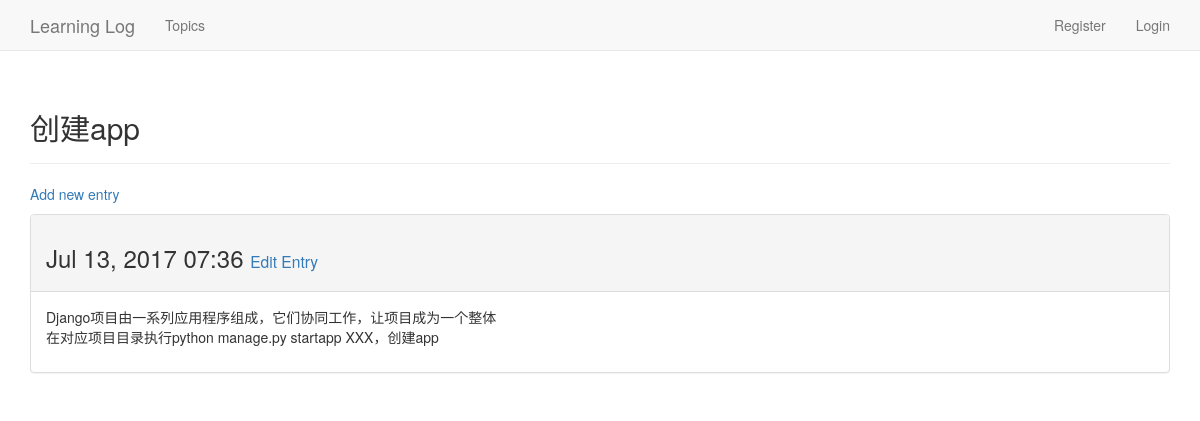
The app's page /topics/2/ with its own data.
### learning_blogs/models.py (models this page shows, shortened)
class Topic(models.Model):
    text = models.CharField(max_length=200)
    date_added = models.DateTimeField(auto_now_add=True)
    owner = models.ForeignKey(User)
    def __str__(self):
        return self.text

class Entry(models.Model):
    topic = models.ForeignKey(Topic)
    text = models.TextField()
    date_added = models.DateTimeField(auto_now_add=True)
    class Meta:
        verbose_name_plural = 'entries'

### learning_blogs/views.py (the view)
# urls.py: url(r'^topics/(?P<topic_id>\d+)/$', views.topic, name='topic'),
def topic(request, topic_id):
    topic = Topic.objects.get(id=topic_id)
    entries = topic.entry_set.order_by('-date_added')
    context = {'topic': topic, 'entries': entries}
    return render(request, 'learning_blogs/topic.html', context=context)

### learning_blogs/templates/learning_blogs/topic.html
{% extends "learning_blogs/base.html" %}
{% block header %}
<h2>{{ topic }}</h2>
{% endblock header %}
{% block content %}
<p>
    <a href="{% url 'learning_blogs:new_entry' topic.id %}">Add new entry</a>
</p>
{% for entry in entries %}
<div class="panel panel-default">
    <div class="panel-heading">
        <h3>
            {{ entry.date_added|date:'M d, Y H:i' }}
            <small>
                <a href="{% url 'learning_blogs:edit_entry' entry.id %}">Edit Entry</a>
            </small>
        </h3>
    </div>
    <div class="panel-body">
        {{ entry.text|linebreaks }}
    </div>
</div>
{% empty %}
<li>There are no entries for this topic yet.</li>
{% endfor %}
{% endblock content %}

### records on screen
Topic: text "创建app"
Entry: date_added "Jul 13, 2017 07:36", text "Django项目由一系列应用程序组成，它们协同工作，让项目成为一个整体 在对应项目目录执行python manage.py startapp XXX，创建app"
